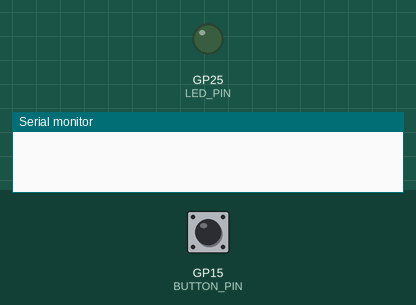
Bench run of a sketch on a simulated Raspberry Pi Pico. Parts: output pins drawn as LEDs (lit = HIGH), the last lines printed to the serial monitor. Dashed ring = blinking. The inputs (shaded band) are chosen by the test bench; at power-on: GP15 (BUTTON_PIN) HIGH.

Above: at 0.1 s.
At 2.2 s:
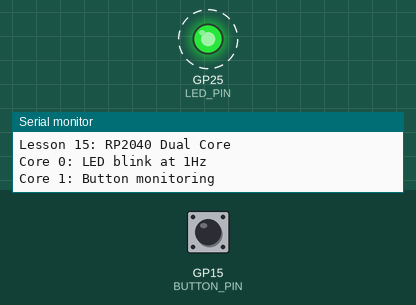
2.3 s: GP15 (BUTTON_PIN) pulled LOW for 0.15 s
5.3 s: GP15 (BUTTON_PIN) pulled LOW for 3.2 s
Timing chart, 0 to 16.0 s (numbered marks = the images above; inputs shaded):
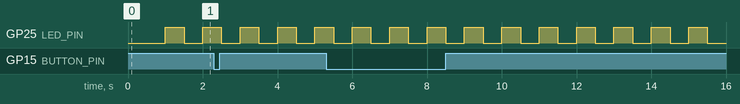

Measured:
- by itself, GP25 (LED_PIN): alternates HIGH for 0.50 s and LOW for 0.50 s

The sketch:

sketch.ino
```cpp
/*
 * LESSON 15: Pico — Dual Core
 * Board: Raspberry Pi Pico (RP2040, Dual Cortex-M0+, 125MHz, 264KB RAM)
 *
 * ============================================================
 * THE RP2040: A DUAL-CORE MICROCONTROLLER
 * ============================================================
 *
 * The RP2040 has TWO Cortex-M0+ cores running at 125MHz.
 * Both cores can run code SIMULTANEOUSLY — true parallelism.
 *
 * This is different from ESP32's dual core:
 *   ESP32: Dual Xtensa LX6 @ 240MHz, but one core usually runs WiFi/BT.
 *          FreeRTOS manages task scheduling. You can pin tasks to cores.
 *   RP2040: Both cores are fully available. No WiFi stack eating one core.
 *           No RTOS required (though you can use one).
 *
 * Single core MCUs (AVR, most STM32):
 *   - One thing at a time, switching via interrupts
 *   - Interrupt latency matters a lot
 *   - Simpler but limited
 *
 * Dual core MCUs:
 *   - True parallel execution
 *   - Core 0 can run a control loop while Core 1 handles display/comms
 *   - Shared memory means fast communication
 *   - But also means: race conditions, cache coherency, synchronization
 *
 * ============================================================
 * RP2040 MULTICORE ARCHITECTURE
 * ============================================================
 *
 *   ┌──────────────┐  ┌──────────────┐
 *   │   Core 0     │  │   Core 1     │
 *   │  Cortex-M0+  │  │  Cortex-M0+  │
 *   │   125MHz     │  │   125MHz     │
 *   └──────┬───────┘  └──────┬───────┘
 *          │                  │
 *          │    ┌────────┐    │
 *          ├────┤  FIFO  ├────┤  ← Hardware mailbox (32-bit, 8 entries each way)
 *          │    └────────┘    │
 *          │                  │
 *   ┌──────┴──────────────────┴──────┐
 *   │         AHB Bus Fabric          │
 *   ├─────────────────────────────────┤
 *   │  264KB SRAM  │  Peripherals     │
 *   │  (6 banks)   │  (GPIO, ADC,     │
 *   │              │   UART, SPI...)  │
 *   └──────────────┴──────────────────┘
 *
 * Key features:
 *   - SRAM is banked (6 banks) — both cores can access different banks
 *     simultaneously without contention
 *   - Hardware FIFO mailbox: 8-entry queue in each direction for
 *     lightweight core-to-core messaging
 *   - Hardware spinlocks: 32 hardware spinlocks for mutual exclusion
 *   - SIO (Single-cycle I/O): Each core has its own divider, interpolator,
 *     and GPIO access — no sharing conflicts for fast operations
 *
 * ============================================================
 * ARDUINO-PICO FRAMEWORK DUAL CORE API
 * ============================================================
 *
 * The Arduino-Pico framework makes dual core dead simple:
 *
 *   setup()  / loop()  → Run on Core 0 (default)
 *   setup1() / loop1() → Run on Core 1 (add these functions!)
 *
 * That's it! Just define setup1/loop1 and Core 1 starts automatically.
 *
 * Communication between cores:
 *   - Shared global variables (with volatile + mutex)
 *   - rp2040.fifo.push() / rp2040.fifo.pop() — hardware FIFO
 *   - mutex_enter_blocking() / mutex_exit() — Pico SDK mutexes
 *
 * ============================================================
 * THIS LESSON:
 * Core 0: Blinks an LED at 1Hz
 * Core 1: Reads a button and prints to serial
 * Both run simultaneously — true parallelism!
 * ============================================================
 */

const int LED_PIN = 25;     // Built-in LED on Pico (GP25)
const int BUTTON_PIN = 15;  // Button on GP15

// Shared variables between cores — MUST be volatile!
volatile uint32_t core0_counter = 0;
volatile uint32_t core1_counter = 0;
volatile bool buttonPressed = false;

// ═══════════════════════════════════════════
// CORE 0: LED blinker + status printer
// ═══════════════════════════════════════════

void setup() {
  Serial.begin(115200);
  delay(1000);  // Wait for serial connection

  Serial.println("Lesson 15: RP2040 Dual Core");
  Serial.println("Core 0: LED blink at 1Hz");
  Serial.println("Core 1: Button monitoring");
  Serial.println();

  pinMode(LED_PIN, OUTPUT);
}

void loop() {
  // Blink LED at 1Hz
  digitalWrite(LED_PIN, HIGH);
  delay(500);
  digitalWrite(LED_PIN, LOW);
  delay(500);

  core0_counter++;

  // Print status every 2 seconds
  if (core0_counter % 2 == 0) {
    Serial.print("[Core 0] Blink #");
    Serial.print(core0_counter);
    Serial.print(" | Core 1 loops: ");
    Serial.print(core1_counter);
    Serial.print(" | Button: ");
    Serial.println(buttonPressed ? "PRESSED" : "released");
  }

  /*
   * Note: delay() on Core 0 does NOT block Core 1!
   * Both cores have independent execution. While Core 0 is in delay(),
   * Core 1 continues running loop1() at full speed.
   *
   * This is fundamentally different from cooperative multitasking
   * (where delay blocks everything) or even FreeRTOS on ESP32
   * (where delay() yields to the scheduler, but it's still one
   *  core doing the task switching).
   */
}

// ═══════════════════════════════════════════
// CORE 1: Button monitor
// ═══════════════════════════════════════════

void setup1() {
  // setup1 runs on Core 1 — configure button here
  pinMode(BUTTON_PIN, INPUT_PULLUP);

  /*
   * Both cores share the same GPIO hardware.
   * pinMode() is safe to call from either core.
   * But be careful: if both cores try to write to the SAME pin
   * at the same time, you get undefined behavior.
   *
   * Rule: each pin should be "owned" by one core.
   *   Core 0 owns: LED_PIN (output)
   *   Core 1 owns: BUTTON_PIN (input)
   */
}

void loop1() {
  // Read button (with simple debounce)
  static bool lastState = HIGH;
  static unsigned long lastChange = 0;

  bool state = digitalRead(BUTTON_PIN);

  if (state != lastState && (millis() - lastChange > 50)) {
    lastChange = millis();
    lastState = state;
    buttonPressed = (state == LOW);

    if (buttonPressed) {
      // Send a message to Core 0 via the hardware FIFO
      // This is a 32-bit hardware queue — no software overhead!
      rp2040.fifo.push(core1_counter);

      Serial.print("[Core 1] Button pressed! Sent FIFO message: ");
      Serial.println(core1_counter);

      /*
       * ══════════════════════════════════════════════════════════
       * HARDWARE FIFO MAILBOX
       * ══════════════════════════════════════════════════════════
       *
       * The RP2040 has two 32-bit, 8-entry FIFOs:
       *   Core 0 → Core 1: rp2040.fifo.push() on C0, rp2040.fifo.pop() on C1
       *   Core 1 → Core 0: rp2040.fifo.push() on C1, rp2040.fifo.pop() on C0
       *
       * The push/pop is automatically routed based on which core calls it!
       *
       * Features:
       *   - Blocking and non-blocking variants
       *   - Available check: rp2040.fifo.available()
       *   - IRQ on data available
       *   - Zero-copy, hardware-managed
       *
       * Compare to ESP32:
       *   ESP32 uses FreeRTOS queues (software) for inter-task communication.
       *   xQueueSend() / xQueueReceive() — works but has RTOS overhead.
       *   RP2040's hardware FIFO is faster and simpler.
       */
    }
  }

  core1_counter++;

  // Small delay to not hog the bus
  delay(1);

  // Check for FIFO messages from Core 0 (non-blocking)
  if (rp2040.fifo.available()) {
    uint32_t msg = rp2040.fifo.pop();
    Serial.print("[Core 1] Received FIFO from Core 0: ");
    Serial.println(msg);
  }
}

/*
 * ══════════════════════════════════════════════════════════
 * MULTICORE PITFALLS
 * ══════════════════════════════════════════════════════════
 *
 * 1. RACE CONDITIONS:
 *    Both cores read/write shared data → corrupted values
 *    Solution: use volatile, mutexes, or atomic operations
 *
 *    // Bad:
 *    sharedCounter++;  // Read-modify-write is NOT atomic!
 *
 *    // Good:
 *    mutex_enter_blocking(&myMutex);
 *    sharedCounter++;
 *    mutex_exit(&myMutex);
 *
 * 2. SERIAL PORT CONFLICTS:
 *    Both cores calling Serial.print() can interleave output.
 *    The Arduino-Pico framework has some internal protection,
 *    but for production code, use a mutex around serial writes.
 *
 * 3. FLASH ACCESS:
 *    The RP2040 runs code from external SPI flash via XIP (execute-in-place).
 *    If one core writes to flash (OTA update, filesystem), the other core
 *    MUST be parked or running from RAM — flash is unavailable during erase/write!
 *
 * 4. INTERRUPT ASSIGNMENT:
 *    Interrupts fire on the core that enabled them.
 *    Plan which core handles which interrupts.
 *
 * ══════════════════════════════════════════════════════════
 * WHY DUAL-CORE MCUs ARE BECOMING COMMON
 * ══════════════════════════════════════════════════════════
 *
 * Modern embedded systems need to do multiple things:
 *   - Run a control loop at fixed rate (motor PID, sensor fusion)
 *   - Handle communication (USB, WiFi, BLE, CAN)
 *   - Update display
 *   - Log data
 *
 * On a single core, all of this competes for CPU time.
 * With dual core:
 *   Core 0: Time-critical control loop (deterministic)
 *   Core 1: Everything else (communication, display, logging)
 *
 * The RP2040 at $0.70 makes dual-core cheaper than most single-core STM32s!
 */
```
